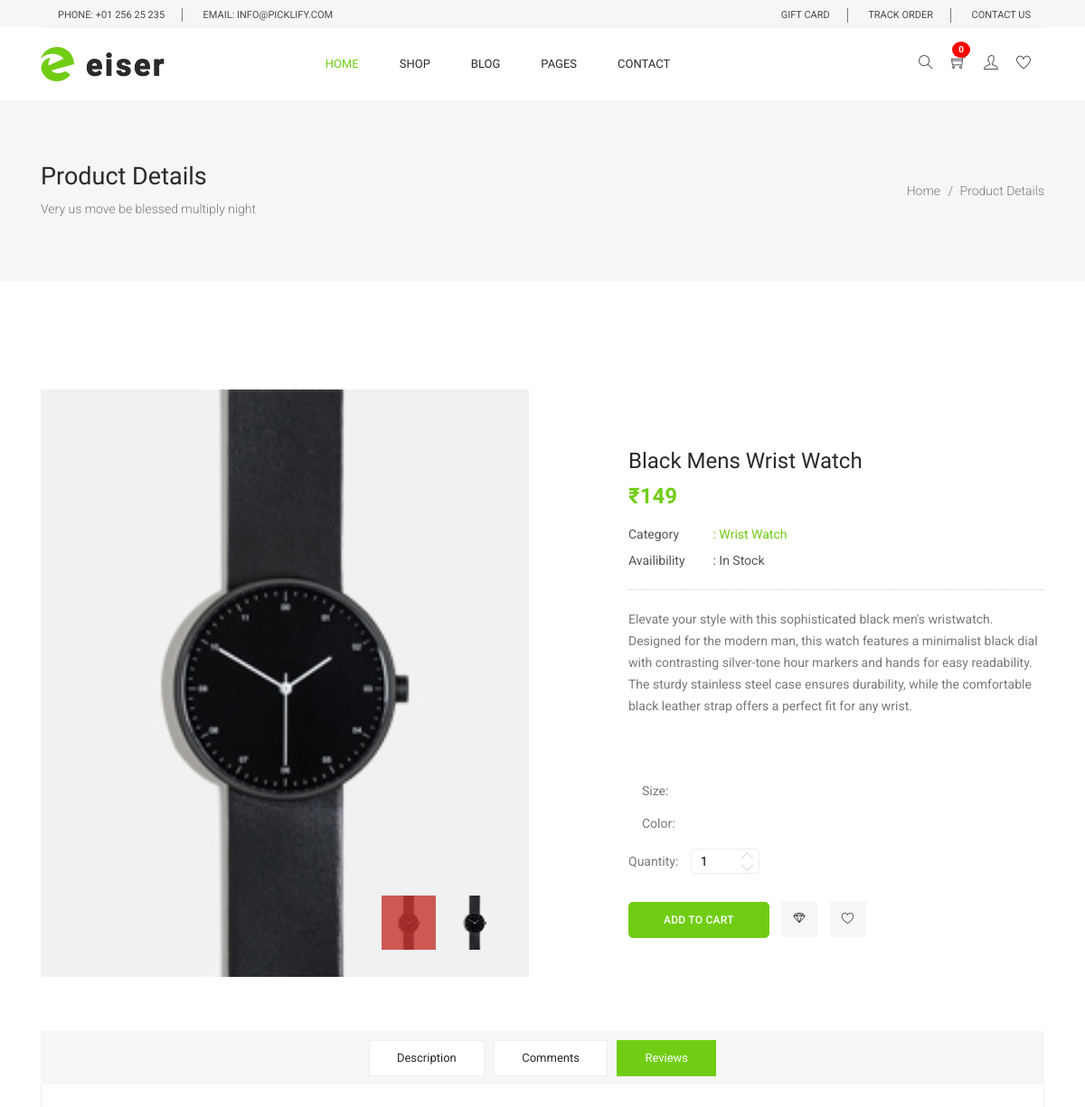
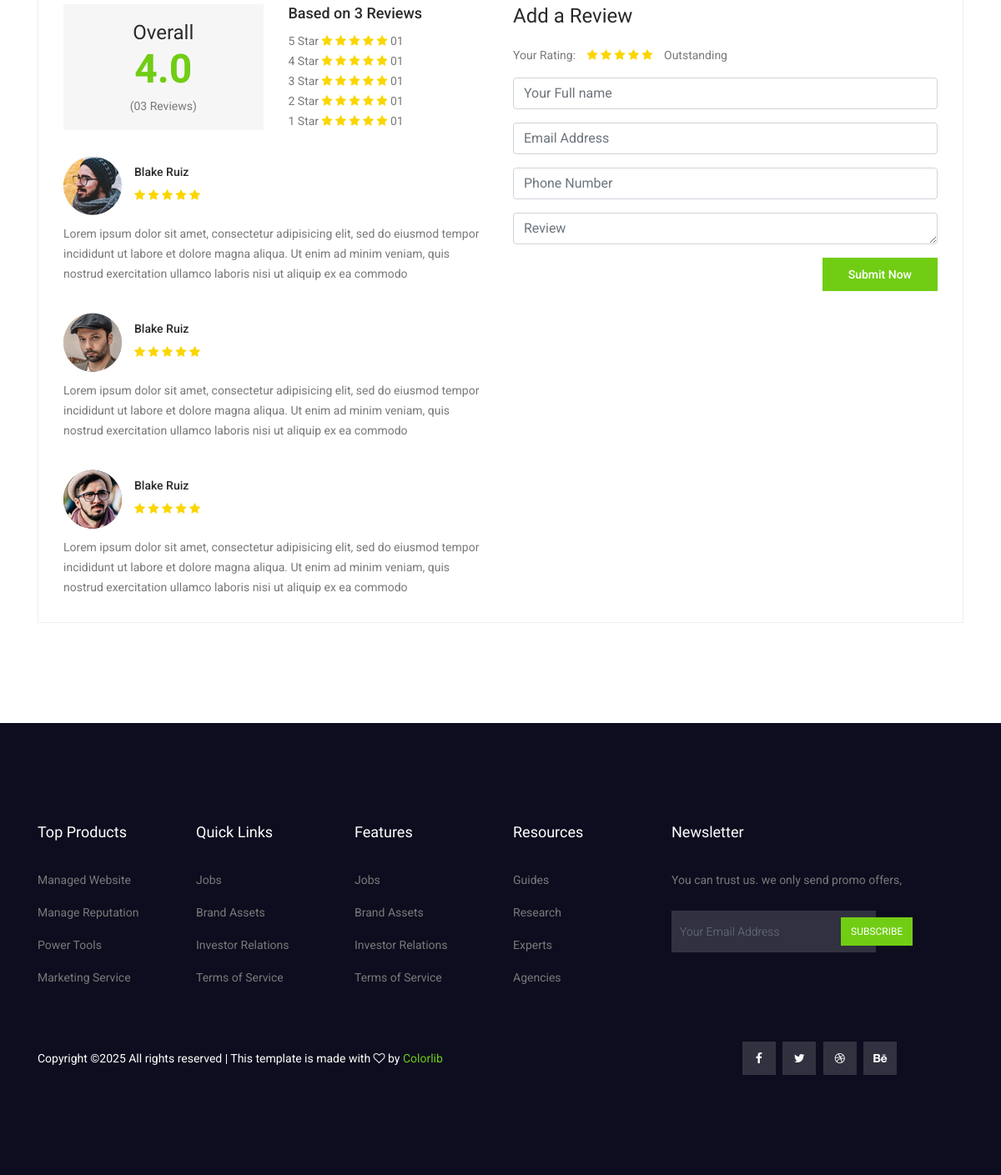
Screenshot of /product/black-mens-wrist-watch/ with the database file from the repository (2 pictures, top to bottom).
### products/models.py (models this page shows, shortened)
class ProductImage(BaseModel):
    product = models.ForeignKey(Product, on_delete=models.CASCADE, related_name="product_images")
    image = models.ImageField(upload_to="product")

class Product(BaseModel):
    product_name = models.CharField(max_length=100)
    slug = models.SlugField(unique=True, null=True, blank=True)
    category = models.ForeignKey(Category, on_delete=models.CASCADE, related_name="products")
    price = models.IntegerField()
    product_description = models.TextField()
    color_variant = models.ManyToManyField(ColorVariant, blank=True)
    size_variant = models.ManyToManyField(SizeVariant, blank=True)

class Category(BaseModel):
    category_name = models.CharField(max_length=100)
    slug = models.SlugField(unique=True, null=True, blank=True)
    category_image = models.ImageField(upload_to="categories")
    def __str__(self) -> str:
        return self.category_name

### products/views.py (the view)
# urls.py: path('<slug>/', get_product, name='get_product'),
def get_product(request, slug):
    try:
        product = Product.objects.get(slug=slug)
        random_products = Product.objects.exclude(slug=slug).order_by('?')[:3]
        context = {'product': product, 'random_products': random_products}
        if request.GET.get('size'):
            size = request.GET.get('size').strip('"')
            price = product.get_product_size_by_size(size)  # Ensure this method exists in your model
            context['selected_size'] = size
            context['updated_price'] = price
        if request.GET.get('color'):
            selected_color = request.GET.get('color').strip('"')
            similar_products = Product.objects.filter(color_variant__color_name=selected_color)
            context['selected_color'] = selected_color
            context['similar_products'] = similar_products  # List of products with the selected color
        return render(request, 'product/product.html', context)
    except Product.DoesNotExist:
        return HttpResponseNotFound("Product not found")
    except Exception as e:
        print(e)
        return HttpResponseNotFound("An error occurred while fetching the product.")

### templates/product/product.html (shortened to what this page needs)
{% extends 'base/base.html' %} {% load static %} {% block content %}
<section class="banner_area">
  <div class="banner_inner d-flex align-items-center">
    <div class="container">
      <div
        class="banner_content d-md-flex justify-content-between align-items-center"
      >
        <div class="mb-3 mb-md-0">
          <h2>Product Details</h2>
          <p>Very us move be blessed multiply night</p>
        </div>
        <div class="page_link">
          <a href="index.html">Home</a>
          <a href="single-product.html">Product Details</a>
        </div>
      </div>
    </div>
  </div>
</section>
<div class="product_image_area">
  <div class="container">
    <div class="row s_product_inner">
      <div class="col-lg-6">
        <div class="s_product_img">
          <div
            id="carouselExampleIndicators"
            class="carousel slide"
            data-ride="carousel"
          >
            <ol class="carousel-indicators">
              {% for image in product.product_images.all %}
              <li
                data-target="#carouselExampleIndicators"
                data-slide-to="{{ forloop.counter0 }}"
                class="{% if forloop.first %}active{% endif %}"
              >
                <img
                src="/media/{{image.image}}"
                alt="{{ product.product_name }}"
                style="width: 60px; height: 60px; object-fit: cover;"
                />
              </li>
              {% endfor %}
            </ol>
            <div class="carousel-inner">
              {% for image in product.product_images.all %}
              <div
                class="carousel-item {% if forloop.first %}active{% endif %}"
              >
                <img
                  class="d-block w-100"
                  src="{{ image.image.url }}"
                  style="width: 500px; height: 650px; object-fit: cover;"
                  alt="{{ product.product_name }}"
                />
              </div>
              {% endfor %}
            </div>
          </div>
        </div>
      </div>
      <div class="col-lg-5 offset-lg-1">
        <div class="s_product_text">
          <h3>{{product.product_name}}</h3>
          <h2>
            {% if updated_price %}
            ₹{{updated_price}}
            {% else %}
            ₹{{product.price}}
            {% endif %}
          </h2>
          <ul class="list">
            <li>
              <a class="active" href="#">
                <span>Category</span> : {{product.category}}</a
              >
            </li>
            <li>
              <a href="#"> <span>Availibility</span> : In Stock</a>
            </li>
          </ul>
          <p>{{product.product_description}}</p>
            <div class="form-group col-md mb-2">
              <label for="size">Size:</label>
              <div class="color_selection">
                <label for="color">Color:</label>
              </div>
            </div>
          <div class="product_count">
            <label for="qty">Quantity:</label>
            <input
              type="text"
              name="qty"
              id="sst"
              maxlength="12"
              value="1"
              title="Quantity:"
              class="input-text qty"
            />
            <button
              onclick="var result = document.getElementById('sst'); var sst = result.value; if( !isNaN( sst )) result.value++;return false;"
              class="increase items-count"
              type="button"
            >
              <i class="lnr lnr-chevron-up"></i>
            </button>
            <button
              onclick="var result = document.getElementById('sst'); var sst = result.value; if( !isNaN( sst ) &amp;&amp; sst > 0 ) result.value--;return false;"
              class="reduced items-count"
              type="button"
            >
              <i class="lnr lnr-chevron-down"></i>
            </button>
          </div>
          <div class="card_area">
            <a class="main_btn" id="addToCartBtn" href="{% url 'add_to_cart' product.uid %}?variant={{selected_size}}&color={{ selected_color }}">Add to Cart</a>
            <a class="icon_btn" href="#">
              <i class="lnr lnr lnr-diamond"></i>
            </a>
            <a class="icon_btn" href="#">
              <i class="lnr lnr lnr-heart"></i>
            </a>
          </div>
        </div>
      </div>
    </div>
  </div>
</div>
<section class="product_description_area">
  <div class="container">
    <ul class="nav nav-tabs" id="myTab" role="tablist">
      <li class="nav-item">
        <a
          class="nav-link"
          id="home-tab"
          data-toggle="tab"
          href="#home"
          role="tab"
          aria-controls="home"
          aria-selected="true"
          >Description</a
        >
      </li>
      <li class="nav-item">
        <a
          class="nav-link"
          id="contact-tab"
          data-toggle="tab"
          href="#contact"
          role="tab"
          aria-controls="contact"
          aria-selected="false"
          >Comments</a
        >
      </li>
      <li class="nav-item">
        <a
          class="nav-link active"
          id="review-tab"
          data-toggle="tab"
          href="#review"
          role="tab"
          aria-controls="review"
          aria-selected="false"
          >Reviews</a
        >
      </li>
    </ul>
    <div class="tab-content" id="myTabContent">
      <div
        class="tab-pane fade show active"
        id="review"
        role="tabpanel"
        aria-labelledby="review-tab"
      >
        <div class="row">
          <div class="col-lg-6">
            <div class="row total_rate">
              <div class="col-6">
                <div class="box_total">
                  <h5>Overall</h5>
                  <h4>4.0</h4>
                  <h6>(03 Reviews)</h6>
                </div>
              </div>
              <div class="col-6">
                <div class="rating_list">
                  <h3>Based on 3 Reviews</h3>
                  <ul class="list">
                    <li>
                      <a href="#"
                        >5 Star
                        <i class="fa fa-star"></i>
                        <i class="fa fa-star"></i>
                        <i class="fa fa-star"></i>
                        <i class="fa fa-star"></i>
                        <i class="fa fa-star"></i> 01</a
                      >
                    </li>
                    <li>
                      <a href="#"
                        >4 Star
                        <i class="fa fa-star"></i>
                        <i class="fa fa-star"></i>
                        <i class="fa fa-star"></i>
                        <i class="fa fa-star"></i>
                        <i class="fa fa-star"></i> 01</a
                      >
                    </li>
                    <li>
                      <a href="#"
                        >3 Star
                        <i class="fa fa-star"></i>
                        <i class="fa fa-star"></i>
                        <i class="fa fa-star"></i>
                        <i class="fa fa-star"></i>
                        <i class="fa fa-star"></i> 01</a
                      >
                    </li>
                    <li>
                      <a href="#"
                        >2 Star
                        <i class="fa fa-star"></i>
                        <i class="fa fa-star"></i>
                        <i class="fa fa-star"></i>
                        <i class="fa fa-star"></i>
                        <i class="fa fa-star"></i> 01</a
                      >
                    </li>
                    <li>
                      <a href="#"
                        >1 Star
                        <i class="fa fa-star"></i>
                        <i class="fa fa-star"></i>
                        <i class="fa fa-star"></i>
                        <i class="fa fa-star"></i>
                        <i class="fa fa-star"></i> 01</a
                      >
                    </li>
                  </ul>
                </div>
              </div>
            </div>
            <div class="review_list">
              <div class="review_item">
                <div class="media">
                  <div class="d-flex">
                    <img src="{% static "img/product/single-product/review-1.png" %}" alt="" />
                  </div>
                  <div class="media-body">
                    <h4>Blake Ruiz</h4>
                    <i class="fa fa-star"></i>
                    <i class="fa fa-star"></i>
                    <i class="fa fa-star"></i>
                    <i class="fa fa-star"></i>
                    <i class="fa fa-star"></i>
                  </div>
                </div>
                <p>
                  Lorem ipsum dolor sit amet, consectetur adipisicing elit, sed
                  do eiusmod tempor incididunt ut labore et dolore magna aliqua.
                  Ut enim ad minim veniam, quis nostrud exercitation ullamco
                  laboris nisi ut aliquip ex ea commodo
                </p>
              </div>
              <div class="review_item">
                <div class="media">
                  <div class="d-flex">
                    <img src="{% static "img/product/single-product/review-2.png" %}" alt="" />
                  </div>
                  <div class="media-body">
                    <h4>Blake Ruiz</h4>
                    <i class="fa fa-star"></i>
                    <i class="fa fa-star"></i>
                    <i class="fa fa-star"></i>
                    <i class="fa fa-star"></i>
                    <i class="fa fa-star"></i>
                  </div>
                </div>
                <p>
                  Lorem ipsum dolor sit amet, consectetur adipisicing elit, sed
                  do eiusmod tempor incididunt ut labore et dolore magna aliqua.
                  Ut enim ad minim veniam, quis nostrud exercitation ullamco
                  laboris nisi ut aliquip ex ea commodo
                </p>
              </div>
              <div class="review_item">
                <div class="media">
                  <div class="d-flex">
                    <img src="{% static "img/product/single-product/review-3.png" %}" alt="" />
                  </div>
                  <div class="media-body">
                    <h4>Blake Ruiz</h4>
                    <i class="fa fa-star"></i>
                    <i class="fa fa-star"></i>
                    <i class="fa fa-star"></i>
                    <i class="fa fa-star"></i>
                    <i class="fa fa-star"></i>
                  </div>
                </div>
                <p>
                  Lorem ipsum dolor sit amet, consectetur adipisicing elit, sed
                  do eiusmod tempor incididunt ut labore et dolore magna aliqua.
                  Ut enim ad minim veniam, quis nostrud exercitation ullamco
                  laboris nisi ut aliquip ex ea commodo
                </p>
              </div>
            </div>
          </div>
          <div class="col-lg-6">
            <div class="review_box">
              <h4>Add a Review</h4>
              <p>Your Rating:</p>
              <ul class="list">
                <li>
                  <a href="#">
                    <i class="fa fa-star"></i>
                  </a>
                </li>
                <li>
                  <a href="#">
                    <i class="fa fa-star"></i>
                  </a>
                </li>
                <li>
                  <a href="#">
                    <i class="fa fa-star"></i>
                  </a>
                </li>
                <li>
                  <a href="#">
                    <i class="fa fa-star"></i>
                  </a>
                </li>
                <li>
                  <a href="#">
                    <i class="fa fa-star"></i>
                  </a>
                </li>
              </ul>
              <p>Outstanding</p>
              <div
                class="row contact_form"
                method="post"
                id="contactForm"
                novalidate="novalidate"
              >
                <div class="col-md-12">
                  <div class="form-group">
                    <input
                      type="text"
                      class="form-control"
                      id="name"
                      name="name"
                      placeholder="Your Full name"
                    />
                  </div>
                </div>
                <div class="col-md-12">
                  <div class="form-group">
                    <input
                      type="email"
                      class="form-control"
                      id="email"
                      name="email"
                      placeholder="Email Address"
                    />
                  </div>
                </div>
                <div class="col-md-12">
                  <div class="form-group">
                    <input
                      type="text"
                      class="form-control"
                      id="number"
                      name="number"
                      placeholder="Phone Number"
                    />
                  </div>
                </div>
                <div class="col-md-12">
                  <div class="form-group">
                    <textarea
                      class="form-control"
                      name="message"
                      id="message"
                      rows="1"
                      placeholder="Review"
                    ></textarea>
                  </div>
                </div>
                <div class="col-md-12 text-right">
                  <button type="submit" value="submit" class="btn submit_btn">
                    Submit Now
                  </button>
                </div>
            </div>
          </div>
        </div>
      </div>
    </div>
  </div>
</section>
{% endblock %}

### rows the page displays
ProductImage: image (picture)
ProductImage: image (picture)
Product: product_name "Black Mens Wrist Watch", price "149", category "Wrist Watch", product_description "Elevate your style with this sophisticated black men's wristwatch. Designed for the modern man, this watch features a minimalist black dial with contrasting silver-tone hour markers and hands for easy readability. The sturdy stainless steel case ensures durability, while the comfortable black leather strap offers a perfect fit for any wrist."
